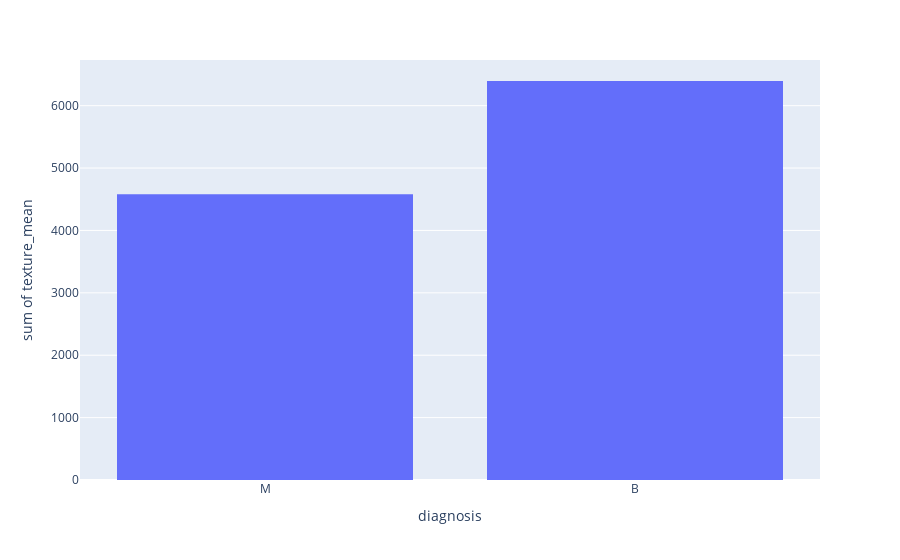

Notebook source saved alongside this figure:
### Code cell
px.histogram(cancer_df,x='diagnosis',y='texture_mean')

### Figure 1 — Plotly figure (JSON) as saved in the notebook; plotly's stock layout.template omitted (floating-point values rounded to 4 significant figures; data arrays with more than 128 entries replaced by an {"elided": "..."} marker saying what was removed)
{"data": [{"alignmentgroup": "True", "bingroup": "x", "histfunc": "sum", "hovertemplate": "diagnosis=%{x}<br>sum of texture_mean=%{y}<extra></extra>", "legendgroup": "", "marker": {"color": "#636efa", "pattern": {"shape": ""}}, "name": "", "offsetgroup": "", "orientation": "v", "showlegend": false, "type": "histogram", "x": {"elided": "569 str values"}, "xaxis": "x", "y": {"elided": "569 float values"}, "yaxis": "y"}], "layout": {"autosize": true, "barmode": "relative", "legend": {"tracegroupgap": 0}, "margin": {"t": 60}, "xaxis": {"anchor": "y", "autorange": true, "domain": [0, 1], "range": [-0.5, 1.5], "title": {"text": "diagnosis"}, "type": "category"}, "yaxis": {"anchor": "x", "autorange": true, "domain": [0, 1], "range": [0, 6732.0], "title": {"text": "sum of texture_mean"}, "type": "linear"}}}
